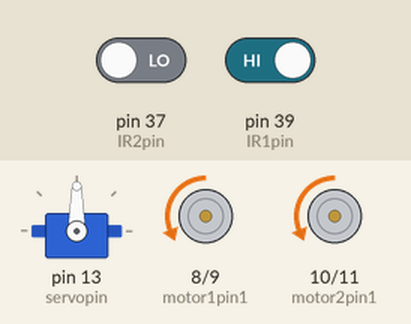
The sketch below on a simulated Arduino Mega 2560, built with avr-gcc and run on an emulated ATmega2560. On the bench: servo, motor-driver pin pairs drawn as motors (green arrow = first pin HIGH = forward, orange = second pin HIGH = backward, longer = more drive, scaled by the enable pin). Inputs (shaded band) come from the test bench; at power-on: pin 37 (IR2pin) LOW, pin 39 (IR1pin) HIGH.

Above: at 1.2 s.
1.3 s: pin 37 (IR2pin) driven HIGH
At 2.4 s:
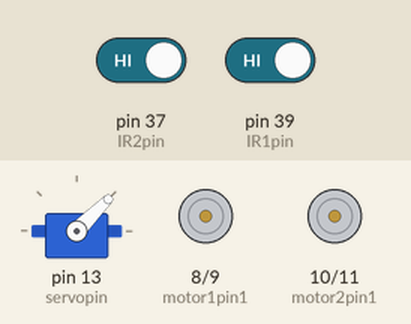
3.3 s: pin 37 (IR2pin) driven LOW and pin 39 (IR1pin) driven LOW
6.3 s: pin 39 (IR1pin) driven HIGH
At 7.0 s:
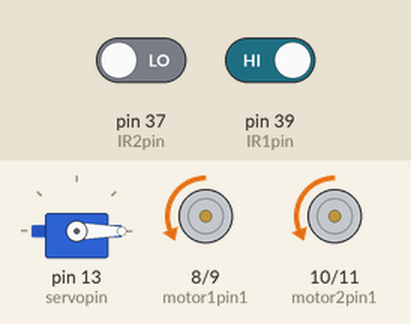
7.8 s: pin 39 (IR1pin) driven LOW
At 8.1 s:
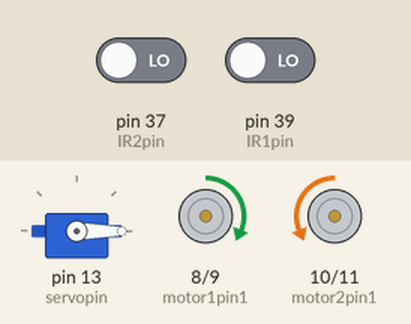
9.3 s: pin 37 (IR2pin) driven HIGH
At 10.5 s:
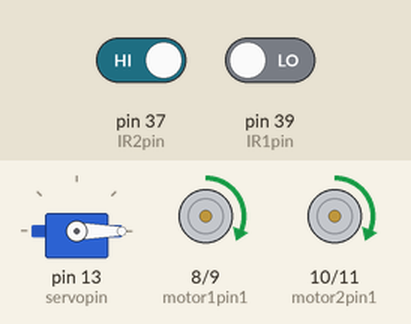
10.8 s: pin 39 (IR1pin) driven HIGH
At 11.2 s:
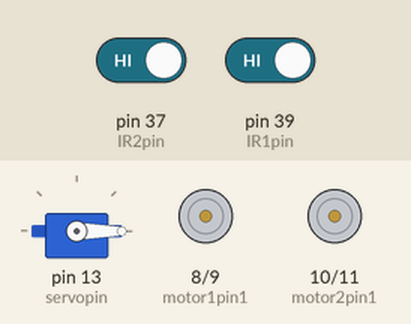
Timing chart, 0 to 13.8 s (numbered marks = the images above; inputs shaded):
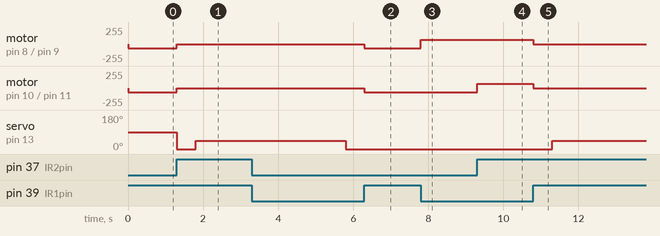

The sketch:

ConstructionRobot.ino
```cpp
#include <Servo.h>

// Motor 1 = Left
int motor1pin1 = 8;
int motor1pin2 = 9;
int motor1pinEN_PWM = 4;

// Motor 2 = Right
int motor2pin1 = 10;
int motor2pin2 = 11;
int motor2pinEN_PWM = 5;

// Motor PWM value from 0 to 255
int PWM = 65;

// IR Sensor
int IR1pin = 39; // IR1 = left
int IR2pin = 37; // IR2 = right

// Sensor Input Variables
bool IR1TouchesBlack, IR2TouchesBlack;

// Servo pin
Servo mg995_servo;
int servopin = 13;

void setup() {
  //Motor PIN CONFIG
  pinMode(motor1pin1, OUTPUT);
  pinMode(motor1pin2, OUTPUT);
  pinMode(motor1pinEN_PWM, OUTPUT);
  pinMode(motor2pin1, OUTPUT);
  pinMode(motor2pin2, OUTPUT);
  pinMode(motor2pinEN_PWM, OUTPUT);

  //IR PIN CONFIG
  pinMode(IR1pin, INPUT);
  pinMode(IR2pin, INPUT);

  //Servo
  mg995_servo.attach(servopin);

  // Serial.begin(9600);
}

void loop() {
    bool IR1TouchesBlack = digitalRead(IR1pin) == 1 ? true : false;
    bool IR2TouchesBlack = digitalRead(IR2pin) == 1 ? true : false;
    if (!IR1TouchesBlack && !IR2TouchesBlack){
//      Serial.println("MoveForward");
      moveForward();
    }
    else if (IR1TouchesBlack && !IR2TouchesBlack) {
//      Serial.println("MoveLeft");
      moveLeft();
    }
    else if (!IR1TouchesBlack && IR2TouchesBlack) {
//      Serial.println("MoveRight");
      moveRight();
    }
    else {
      // Serial.println("Idle");
      idle();
      mg995_servo.write(0);
      delay(500);
      mg995_servo.write(45);
      delay(4000);
      mg995_servo.write(0);
      delay(500);
    }
}

void moveForward(){
  //Motor 1 direction
  digitalWrite(motor1pin1, HIGH);
  digitalWrite(motor1pin2, LOW);
  //Motor 1 pwm
  analogWrite(motor1pinEN_PWM,PWM);

  //Motor 2 direction
  digitalWrite(motor2pin1, LOW);
  digitalWrite(motor2pin2, HIGH);
  //Motor 2 pwm
  analogWrite(motor2pinEN_PWM, PWM);
}

void moveLeft(){
  //Motor 1 direction
  digitalWrite(motor1pin1, LOW);
  digitalWrite(motor1pin2, HIGH);
  //Motor 1 pwm
  analogWrite(motor1pinEN_PWM,PWM);

  //Motor 2 direction
  digitalWrite(motor2pin1, LOW);
  digitalWrite(motor2pin2, HIGH);
  //Motor 2 pwm
  analogWrite(motor2pinEN_PWM, PWM);
}

void moveRight(){
  //Motor 1 direction
  digitalWrite(motor1pin1, HIGH);
  digitalWrite(motor1pin2, LOW);
  //Motor 1 pwm
  analogWrite(motor1pinEN_PWM,PWM);

  //Motor 2 direction
  digitalWrite(motor2pin1, HIGH);
  digitalWrite(motor2pin2, LOW);
  //Motor 2 pwm
  analogWrite(motor2pinEN_PWM, PWM);
}

void idle(){
  //Motor 1 pwm
  analogWrite(motor1pinEN_PWM, 0);

  //Motor 2 pwm
  analogWrite(motor2pinEN_PWM, 0);
}
```

Measured:
- after the input at 1.3 s, motor on pin 8 (motor1pin1) / pin 9 (motor1pin2), motor on pin 10 (motor2pin1) / pin 11 (motor2pin2): backward 65/255 → stopped at once; servo on pin 13 (servopin): 90° → 0° at once, → 45° 0.50 s later
- after the input at 6.3 s, motor on pin 8 (motor1pin1) / pin 9 (motor1pin2): stopped → backward 65/255 at once
- after the input at 7.8 s, motor on pin 8 (motor1pin1) / pin 9 (motor1pin2): backward 65/255 → forward 65/255 at once
- after the input at 9.3 s, motor on pin 10 (motor2pin1) / pin 11 (motor2pin2): backward 65/255 → forward 65/255 at once
- after the input at 10.8 s, motor on pin 8 (motor1pin1) / pin 9 (motor1pin2), motor on pin 10 (motor2pin1) / pin 11 (motor2pin2): forward 65/255 → stopped at once; servo on pin 13 (servopin): 0° → 45° after 0.50 s
